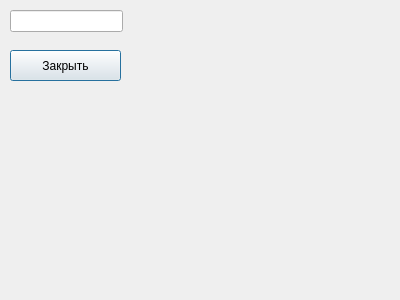
<?xml version="1.0" encoding="UTF-8"?>
<ui version="4.0">
 <class>MyDialog</class>
 <widget class="QDialog" name="MyDialog">
  <property name="geometry">
   <rect>
    <x>0</x>
    <y>0</y>
    <width>400</width>
    <height>300</height>
   </rect>
  </property>
  <property name="windowTitle">
   <string>Dialog</string>
  </property>
  <widget class="QPushButton" name="pushButton">
   <property name="geometry">
    <rect>
     <x>10</x>
     <y>50</y>
     <width>111</width>
     <height>31</height>
    </rect>
   </property>
   <property name="text">
    <string>Закрыть</string>
   </property>
  </widget>
  <widget class="QLineEdit" name="lineEdit">
   <property name="geometry">
    <rect>
     <x>10</x>
     <y>10</y>
     <width>113</width>
     <height>22</height>
    </rect>
   </property>
  </widget>
 </widget>
 <resources/>
 <connections/>
</ui>
